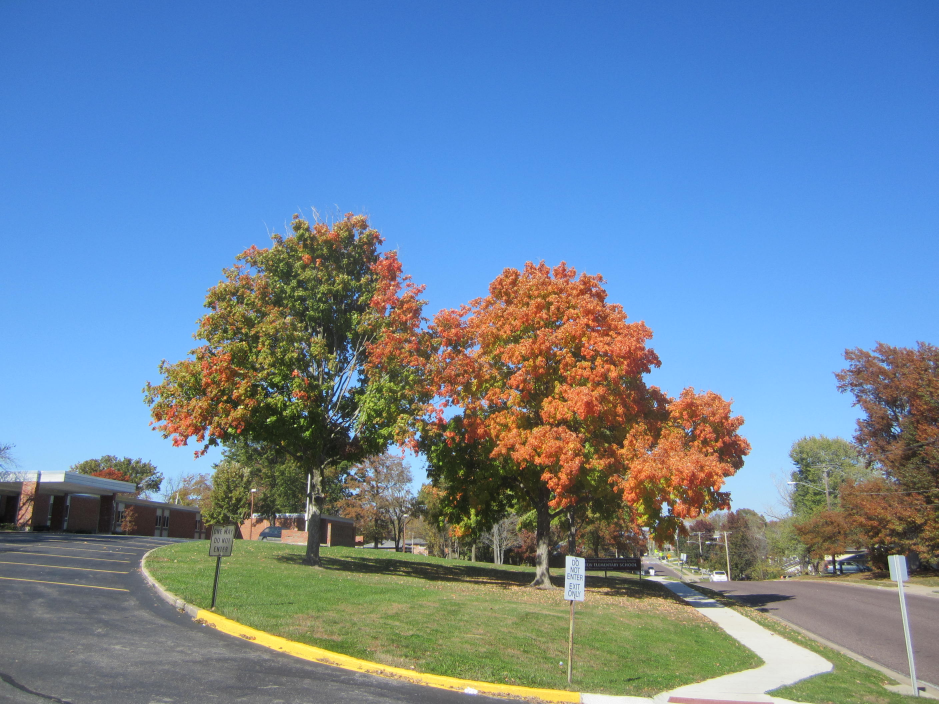
//> input picture c++/histogram_matching/data/FairviewTree_IMG_4640.JPG, 2816 x 2112 px (shown at 1/3 size)
$ ./histogram ../data/FairviewTree_IMG_4640.JPG   (built with g++ and OpenCV 4)
//> lines starting //> are read from the running program, lines starting //| are printed output that depends on the picture
/* Matthew England
* Assignment 3
**/

//#include "opencv2/highgui/highgui.hpp"
//#include "opencv2/imgcodecs.hpp"
//#include "opencv2/imgproc/imgproc.hpp"
#include <opencv/cv.h>
#include <opencv/highgui.h>
#include <iostream>
#include <cstdio>
#include <vector>
#include <cstdlib>

using namespace std;
using namespace cv;
/**
* @function main
*/

void displayColorHistogram (Mat& src, vector<Mat>& bgr_planes, float* range,const float* histRange,int histSize);
void displayGrayHistogram (Mat& src,float* range, const float* histRange,int histSize);
void logTheImage (Mat& img);
void equalization(Mat& img);

int main( int argc, char** argv )
{
	if (argc < 2) {
		cout << "Incorrect usage! ./histogram input_image <num_of_bins>" << std::endl;
		return 0;
	}
	int histSize = 256;
	int bins = 1;
	if (argc == 3) {
		bins = atoi(argv[2]);
	}
	Mat src, dst;
	/// Load image
	//src = imread( argv[1], CV_LOAD_IMAGE_GRAYSCALE);
	src = imread( argv[1], CV_LOAD_IMAGE_UNCHANGED);
//> src is the input picture: 2112 rows x 2816 cols, CV_8UC3; mean B, G, R 160.5, 134.7, 108.4
	//Mat src_copy(src);
	resize(src, src, Size(src.cols/4, src.rows/4)); // resized to half size
//> src: 528 rows x 704 cols, CV_8UC3
	imshow("Input Image", src);
	waitKey(0);
	bool isGrayScale = false;

	//int histSize = atoi(argv[2]);
	//float range[] = {0,256};

	float *range = (float*) malloc(sizeof (float) * 2);
	range[0] = 0;
	range[1] = histSize/bins;

	const float* histRange = {range};
	Mat b_hist, g_hist, r_hist;

	if( src.empty() ){
		return -1;
	}
	if (src.channels() == 1) {
		std::cout << "GRAYSCALE" << std::endl;
		isGrayScale = true;
	}

	if (isGrayScale) {
		displayGrayHistogram(src,range,histRange,histSize);
	}
	else {
		/// Separate the image in 3 places ( B, G and R )
		vector<Mat> bgr_planes;
		split( src, bgr_planes );
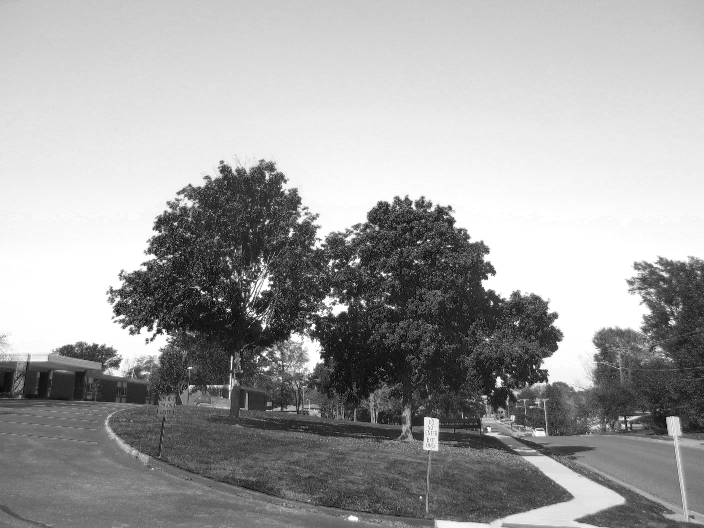
//> bgr_planes[0]: 528 rows x 704 cols, CV_8UC1; min 0, max 255, mean 160.7
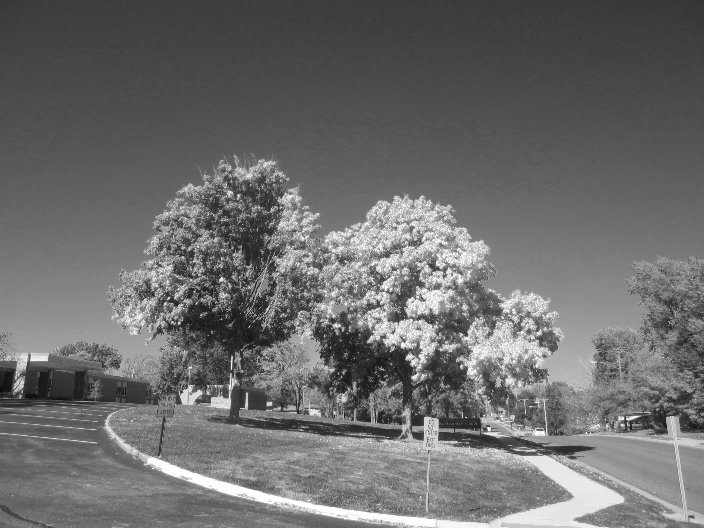
//> bgr_planes[2]: 528 rows x 704 cols, CV_8UC1; min 10, max 255, mean 108.5
		displayColorHistogram(src,bgr_planes,range,histRange,histSize);
//> in displayColorHistogram, `calcHist( &bgr_planes[0], 1, 0, Mat(), b_hist, 1, &histSize, &histRang..`: b_hist = 256 values, max 24002 at index 255, min 5 at index 0, mean 1452
//> in displayColorHistogram, `calcHist( &bgr_planes[1], 1, 0, Mat(), g_hist, 1, &histSize, &histRang..`: g_hist = 256 values, max 4584 at index 136, min 0 at index 0, mean 1452
//> in displayColorHistogram, `calcHist( &bgr_planes[2], 1, 0, Mat(), r_hist, 1, &histSize, &histRang..`: r_hist = 256 values, max 5608 at index 63, min 0 at index 0, mean 1452
//> in displayColorHistogram, `normalize(b_hist, b_hist, 0, histImage.rows, NORM_MINMAX, -1, Mat() );`: b_hist = 256 values, max 400 at index 255, min 0 at index 0, mean 24.12
//> in displayColorHistogram, `normalize(g_hist, g_hist, 0, histImage.rows, NORM_MINMAX, -1, Mat() );`: g_hist = 256 values, max 400 at index 136, min 0 at index 0, mean 126.7
//> in displayColorHistogram, `normalize(r_hist, r_hist, 0, histImage.rows, NORM_MINMAX, -1, Mat() );`: r_hist = 256 values, max 400 at index 63, min 0 at index 0, mean 103.6
	}
	src = imread( argv[1], CV_LOAD_IMAGE_GRAYSCALE);
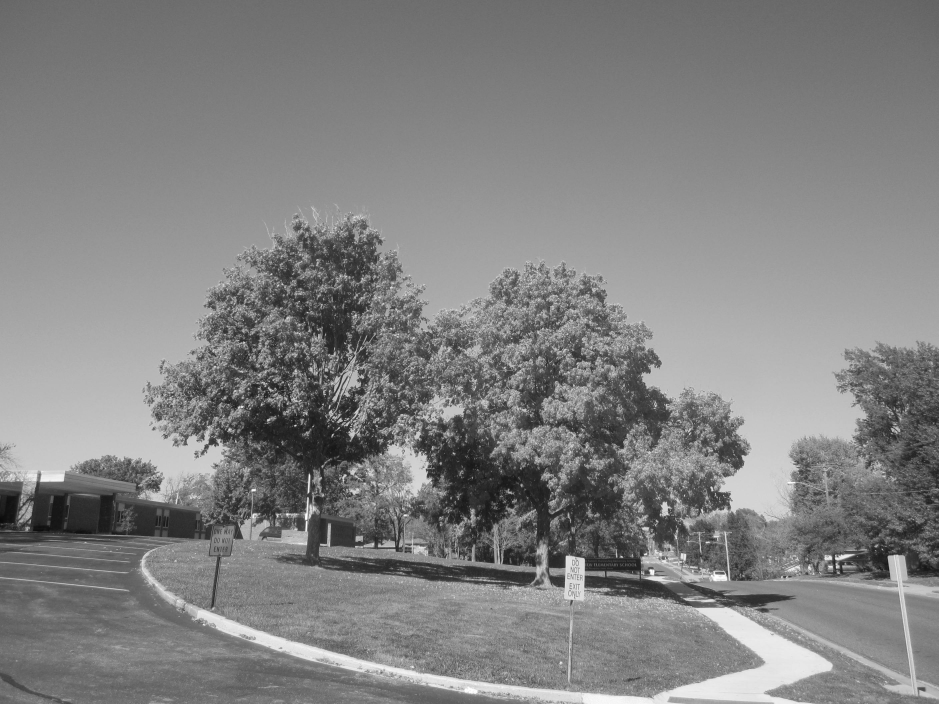
//> src: 2112 rows x 2816 cols, CV_8UC1 (shown at 1/3 size); min 7, max 255, mean 129.8
	resize(src, src, Size(src.cols/4, src.rows/4)); // resized to half size
//> src: 528 rows x 704 cols, CV_8UC1
	/*namedWindow( "Before Log", CV_WINDOW_AUTOSIZE );
	imshow( "Before Log", src );
	waitKey(0);*/
	logTheImage(src);

	free(range);
	/*
	 * PART 2 showing the soruce image vs the equalized image
	 *
	 */
	src = imread( argv[1], CV_LOAD_IMAGE_GRAYSCALE);
	resize(src, src, Size(src.cols/4, src.rows/4)); // resized to half size
	equalization(src);

	return 0;
}

void equalization(Mat& img) {
	Mat dst;
	//Display the original image and histogram equalized image
	equalizeHist( img, dst );

	int histSize = 256;
	float range[] = {0,256};
	const float* histRange = {range};
	/// Display results
	namedWindow( "Part 2) Source window", CV_WINDOW_AUTOSIZE );
	imshow( "Part 2) Source Image", img );
	waitKey(0);
	displayGrayHistogram(img,range,histRange,histSize);
	namedWindow( "Part 2) equalized window", CV_WINDOW_AUTOSIZE );
	imshow( "Part 2) Equalized Image", dst );
	/// Wait until user exits the program
	waitKey(0);
	displayGrayHistogram(dst,range,histRange,histSize);
}

void logTheImage (Mat& img) {

	Mat outputImage( img.rows, img.cols, CV_8UC1, cv::Scalar::all(0) );

	for (int row = 0; row < outputImage.rows; ++row) {
		for (int col = 0; col < outputImage.cols; ++col) {
			if (img.at<uchar>(row,col) != 0) {
				outputImage.at<uchar>(row,col) = log10(img.at<uchar>(row,col)) * 100;
			}
			else {
				outputImage.at<uchar>(row,col) = 0;
			}
			//outputImage.at<uchar>(row,col) = img.at<uchar>(row,col);
		}
	}
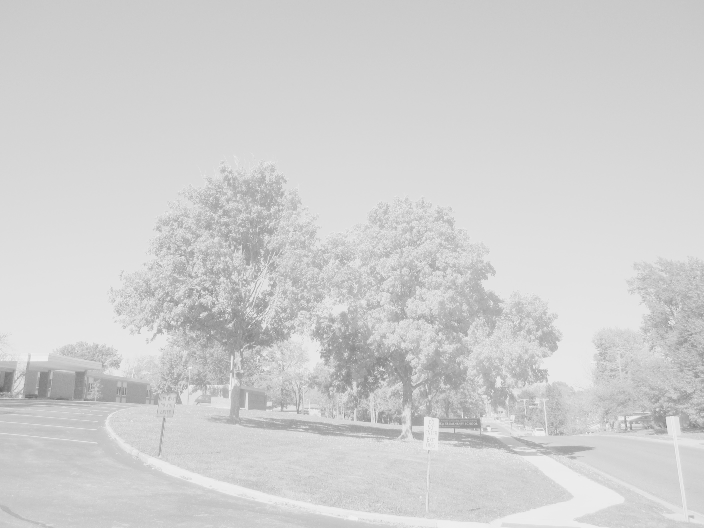
//> outputImage: 528 rows x 704 cols, CV_8UC1; min 100, max 240, mean 208.5
//> in equalization, `equalizeHist( img, dst );`:
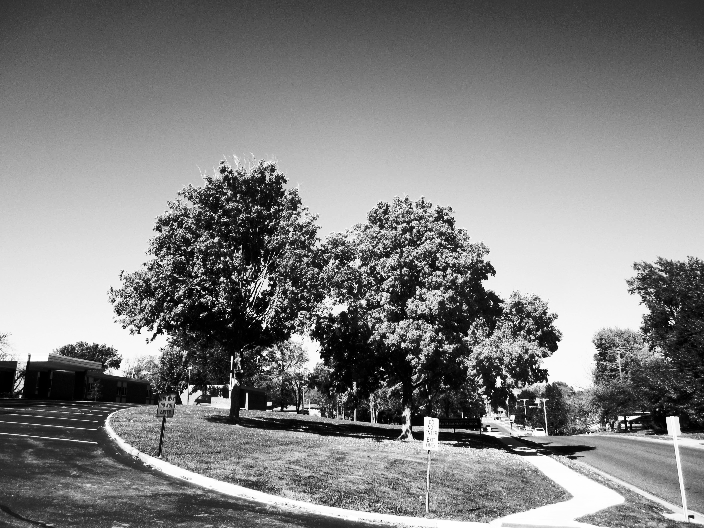
//> dst: 528 rows x 704 cols, CV_8UC1; min 0, max 255, mean 128.6

	namedWindow("Part 1 c) Log of Image", CV_WINDOW_AUTOSIZE );
	imshow("Part 1 c) Log of Image", outputImage );
	waitKey(0);

}

void displayGrayHistogram (Mat& src,float* range, const float* histRange,int histSize) {
//> called with histSize = 256

	Mat hist;
	calcHist( &src, 1, 0, Mat(), hist, 1, &histSize, &histRange, true, false );
//> hist = 256 values, max 5270 at index 115, min 0 at index 0, mean 1452
	int hist_w = 512; int hist_h = 400;
	int bin_w = cvRound( (double) hist_w/histSize );
	Mat histImage( hist_h, hist_w, CV_8UC3, Scalar( 0,0,0) );
	normalize(hist, hist, 0, histImage.rows, NORM_MINMAX, -1, Mat() );
//> hist = 256 values, max 400 at index 115, min 0 at index 0, mean 110.2
	/// Draw for each channel
	for( int i = 1; i < histSize; i++ ) {
		line( histImage, Point( bin_w*(i-1), hist_h - cvRound(hist.at<float>(i-1)) ) ,
		Point( bin_w*(i), hist_h - cvRound(hist.at<float>(i)) ),
		Scalar( 255, 0, 0), 2, 8, 0 );
	}
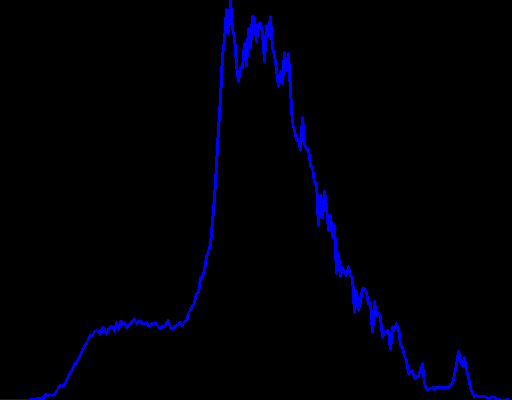
//> histImage: 400 rows x 512 cols, CV_8UC3; mean B, G, R 7.2, 0, 0
//> call 2 of displayGrayHistogram, with histSize = 256
//> in displayGrayHistogram (call 2), `calcHist( &src, 1, 0, Mat(), hist, 1, &histSize, &histRange, true, fal..`: hist = 256 values, max 5270 at index 79, min 0 at index 49, mean 1452
//> in displayGrayHistogram (call 2), `normalize(hist, hist, 0, histImage.rows, NORM_MINMAX, -1, Mat() );`: hist = 256 values, max 400 at index 79, min 0 at index 49, mean 110.2
//> after the loop in displayGrayHistogram (call 2), `for( int i = 1; i < histSize; i++ )`:
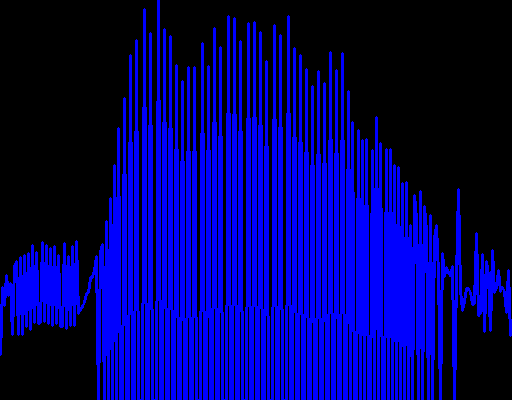
//> histImage: 400 rows x 512 cols, CV_8UC3; mean B, G, R 108.5, 0, 0
	/// Display
	namedWindow("GRAYSCALE Histogram", CV_WINDOW_AUTOSIZE );
	imshow("GRAYSCALE Histogram", histImage );
	waitKey(0);
}

void displayColorHistogram (Mat& src, vector<Mat>& bgr_planes,float* range, const float* histRange,int histSize) {
	Mat b_hist, g_hist, r_hist;
	/// Compute the histograms:
	calcHist( &bgr_planes[0], 1, 0, Mat(), b_hist, 1, &histSize, &histRange, true, false );
	calcHist( &bgr_planes[1], 1, 0, Mat(), g_hist, 1, &histSize, &histRange, true, false );
	calcHist( &bgr_planes[2], 1, 0, Mat(), r_hist, 1, &histSize, &histRange, true, false );

	// Draw the histograms for B, G and R
	int hist_w = 512; int hist_h = 400;
	int bin_w = cvRound( (double) hist_w/histSize );
	Mat histImage( hist_h, hist_w, CV_8UC3, Scalar( 0,0,0) );

	/// Normalize the result to [ 0, histImage.rows ]
	normalize(b_hist, b_hist, 0, histImage.rows, NORM_MINMAX, -1, Mat() );
	normalize(g_hist, g_hist, 0, histImage.rows, NORM_MINMAX, -1, Mat() );
	normalize(r_hist, r_hist, 0, histImage.rows, NORM_MINMAX, -1, Mat() );

	/// Draw for each channel
	for( int i = 1; i < histSize; i++ )
	{
		line( histImage, Point( bin_w*(i-1), hist_h - cvRound(b_hist.at<float>(i-1)) ) ,
		Point( bin_w*(i), hist_h - cvRound(b_hist.at<float>(i)) ),
		Scalar( 255, 0, 0), 2, 8, 0 );
		line( histImage, Point( bin_w*(i-1), hist_h - cvRound(g_hist.at<float>(i-1)) ) ,
		Point( bin_w*(i), hist_h - cvRound(g_hist.at<float>(i)) ),
		Scalar( 0, 255, 0), 2, 8, 0 );
		line( histImage, Point( bin_w*(i-1), hist_h - cvRound(r_hist.at<float>(i-1)) ) ,
		Point( bin_w*(i), hist_h - cvRound(r_hist.at<float>(i)) ),
		Scalar( 0, 0, 255), 2, 8, 0 );
	}
	/// Display
	namedWindow("COLOR Histogram", CV_WINDOW_AUTOSIZE );
	imshow("COLOR Histogram", histImage );
	waitKey(0);

}

$ run again, on c++/histogram_matching/data/FairviewTree_IMG_4642-under-exposed.JPG
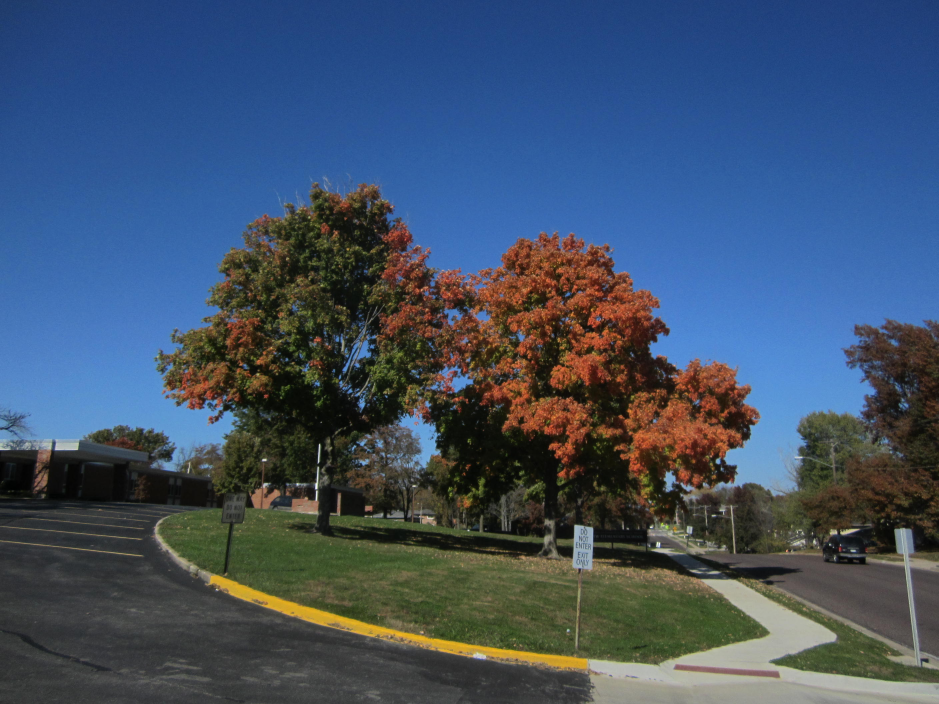
//> input picture c++/histogram_matching/data/FairviewTree_IMG_4642-under-exposed.JPG, 2816 x 2112 px (shown at 1/3 size)
//> src is the input picture: 2112 rows x 2816 cols, CV_8UC3; mean B, G, R 103.9, 81.7, 64.5
//> in displayColorHistogram, `calcHist( &bgr_planes[0], 1, 0, Mat(), b_hist, 1, &histSize, &histRang..`: b_hist = 256 values, max 3565 at index 55, min 0 at index 226, mean 1452
//> in displayColorHistogram, `calcHist( &bgr_planes[1], 1, 0, Mat(), g_hist, 1, &histSize, &histRang..`: g_hist = 256 values, max 6041 at index 69, min 0 at index 0, mean 1452
//> in displayColorHistogram, `calcHist( &bgr_planes[2], 1, 0, Mat(), r_hist, 1, &histSize, &histRang..`: r_hist = 256 values, max 8761 at index 35, min 0 at index 243, mean 1452
//> in displayColorHistogram, `normalize(b_hist, b_hist, 0, histImage.rows, NORM_MINMAX, -1, Mat() );`: b_hist = 256 values, max 400 at index 55, min 0 at index 226, mean 162.9
//> in displayColorHistogram, `normalize(g_hist, g_hist, 0, histImage.rows, NORM_MINMAX, -1, Mat() );`: g_hist = 256 values, max 400 at index 69, min 0 at index 0, mean 96.14
//> in displayColorHistogram, `normalize(r_hist, r_hist, 0, histImage.rows, NORM_MINMAX, -1, Mat() );`: r_hist = 256 values, max 400 at index 35, min 0 at index 243, mean 66.29
//> in displayGrayHistogram, `calcHist( &src, 1, 0, Mat(), hist, 1, &histSize, &histRange, true, fal..`: hist = 256 values, max 6822 at index 67, min 0 at index 210, mean 1452
//> in displayGrayHistogram, `normalize(hist, hist, 0, histImage.rows, NORM_MINMAX, -1, Mat() );`: hist = 256 values, max 400 at index 67, min 0 at index 210, mean 85.14
//> after the loop in displayGrayHistogram, `for( int i = 1; i < histSize; i++ )`:
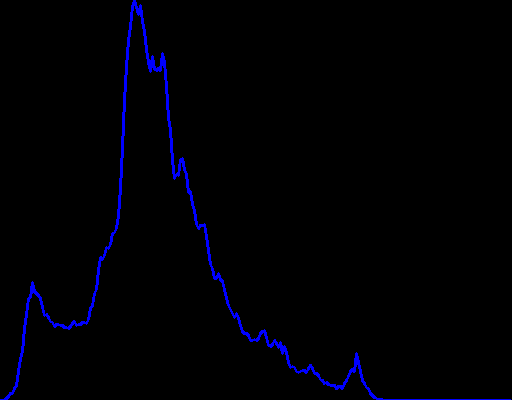
//> histImage: 400 rows x 512 cols, CV_8UC3; mean B, G, R 4.9, 0, 0
//> in displayGrayHistogram (call 2), `calcHist( &src, 1, 0, Mat(), hist, 1, &histSize, &histRange, true, fal..`: hist = 256 values, max 6822 at index 90, min 0 at index 7, mean 1452
//> in displayGrayHistogram (call 2), `normalize(hist, hist, 0, histImage.rows, NORM_MINMAX, -1, Mat() );`: hist = 256 values, max 400 at index 90, min 0 at index 7, mean 85.14
//> after the loop in displayGrayHistogram (call 2), `for( int i = 1; i < histSize; i++ )`:
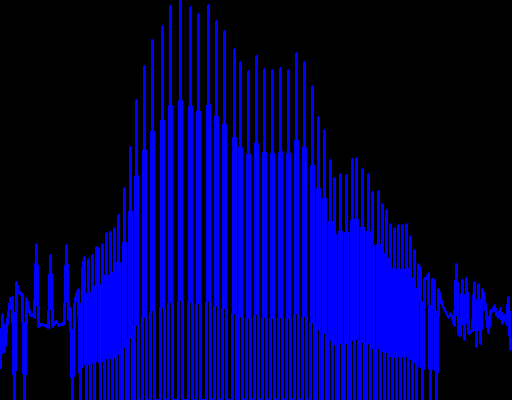
//> histImage: 400 rows x 512 cols, CV_8UC3; mean B, G, R 86.1, 0, 0

$ run again, on c++/histogram_matching/data/IMG_4611-leaves.JPG
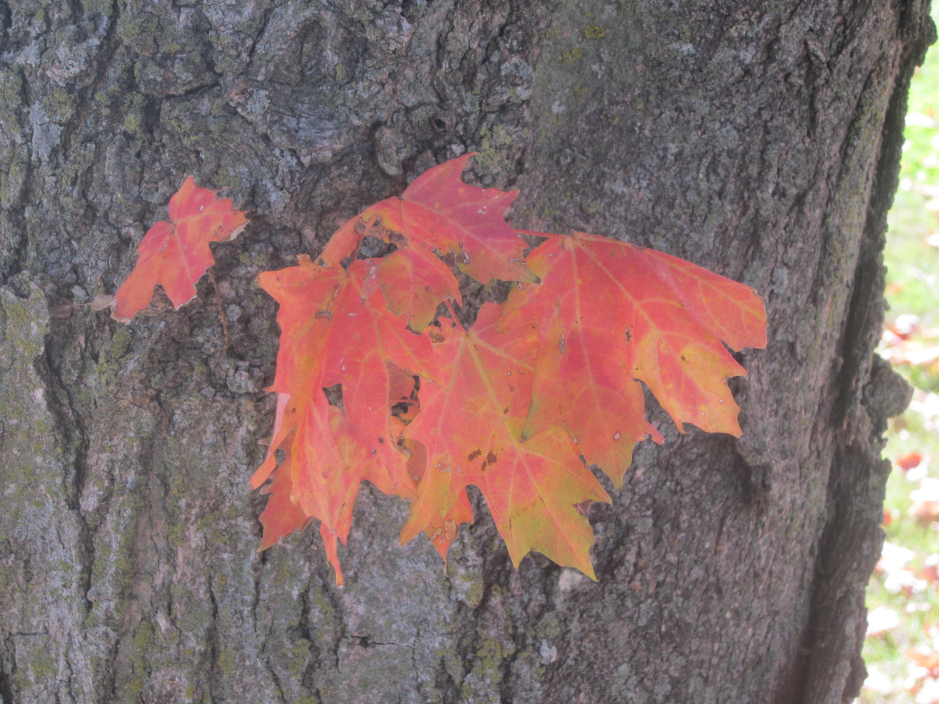
//> input picture c++/histogram_matching/data/IMG_4611-leaves.JPG, 2816 x 2112 px (shown at 1/3 size)
//> src is the input picture: 2112 rows x 2816 cols, CV_8UC3; mean B, G, R 107.8, 110.1, 132.8
//> in displayColorHistogram, `calcHist( &bgr_planes[0], 1, 0, Mat(), b_hist, 1, &histSize, &histRang..`: b_hist = 256 values, max 7742 at index 99, min 0 at index 0, mean 1452
//> in displayColorHistogram, `calcHist( &bgr_planes[1], 1, 0, Mat(), g_hist, 1, &histSize, &histRang..`: g_hist = 256 values, max 6436 at index 110, min 0 at index 0, mean 1452
//> in displayColorHistogram, `calcHist( &bgr_planes[2], 1, 0, Mat(), r_hist, 1, &histSize, &histRang..`: r_hist = 256 values, max 4551 at index 114, min 0 at index 0, mean 1452
//> in displayColorHistogram, `normalize(b_hist, b_hist, 0, histImage.rows, NORM_MINMAX, -1, Mat() );`: b_hist = 256 values, max 400 at index 99, min 0 at index 0, mean 75.02
//> in displayColorHistogram, `normalize(g_hist, g_hist, 0, histImage.rows, NORM_MINMAX, -1, Mat() );`: g_hist = 256 values, max 400 at index 110, min 0 at index 0, mean 90.24
//> in displayColorHistogram, `normalize(r_hist, r_hist, 0, histImage.rows, NORM_MINMAX, -1, Mat() );`: r_hist = 256 values, max 400 at index 114, min 0 at index 0, mean 127.6
//> in displayGrayHistogram, `calcHist( &src, 1, 0, Mat(), hist, 1, &histSize, &histRange, true, fal..`: hist = 256 values, max 5105 at index 114, min 0 at index 0, mean 1452
//> in displayGrayHistogram, `normalize(hist, hist, 0, histImage.rows, NORM_MINMAX, -1, Mat() );`: hist = 256 values, max 400 at index 114, min 0 at index 0, mean 113.8
//> after the loop in displayGrayHistogram, `for( int i = 1; i < histSize; i++ )`:
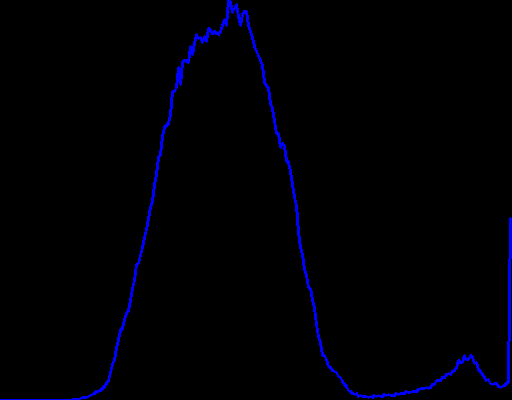
//> histImage: 400 rows x 512 cols, CV_8UC3; mean B, G, R 5, 0, 0
//> in displayGrayHistogram (call 2), `calcHist( &src, 1, 0, Mat(), hist, 1, &histSize, &histRange, true, fal..`: hist = 256 values, max 5105 at index 133, min 0 at index 10, mean 1452
//> in displayGrayHistogram (call 2), `normalize(hist, hist, 0, histImage.rows, NORM_MINMAX, -1, Mat() );`: hist = 256 values, max 400 at index 133, min 0 at index 10, mean 113.8
//> after the loop in displayGrayHistogram (call 2), `for( int i = 1; i < histSize; i++ )`:
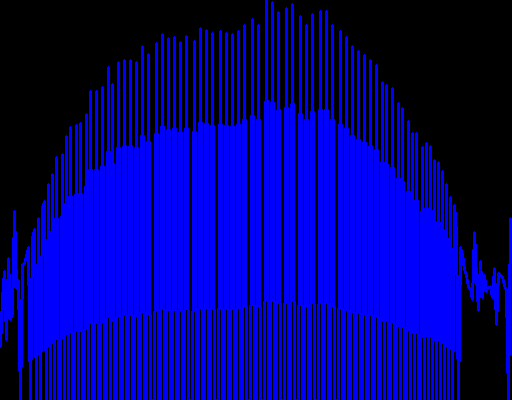
//> histImage: 400 rows x 512 cols, CV_8UC3; mean B, G, R 134.1, 0, 0
